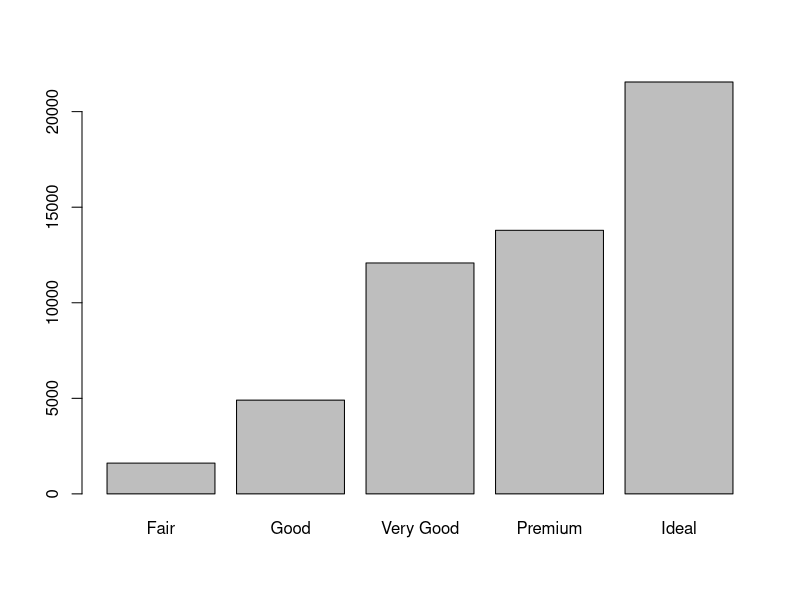

Write the R code that produced this figure. (Note: this script raises an error after producing the figure.)
install.packages("tidyverse")
install.packages("dplyr") 

library(tidyverse)
library(ggplot2)

  
plot (diamonds$cut)
x11()

tabble(diamonds$cut)

hist(diamonds$caract)

filter(between(diamonds$y,0,1))


min(diamonds$carat)